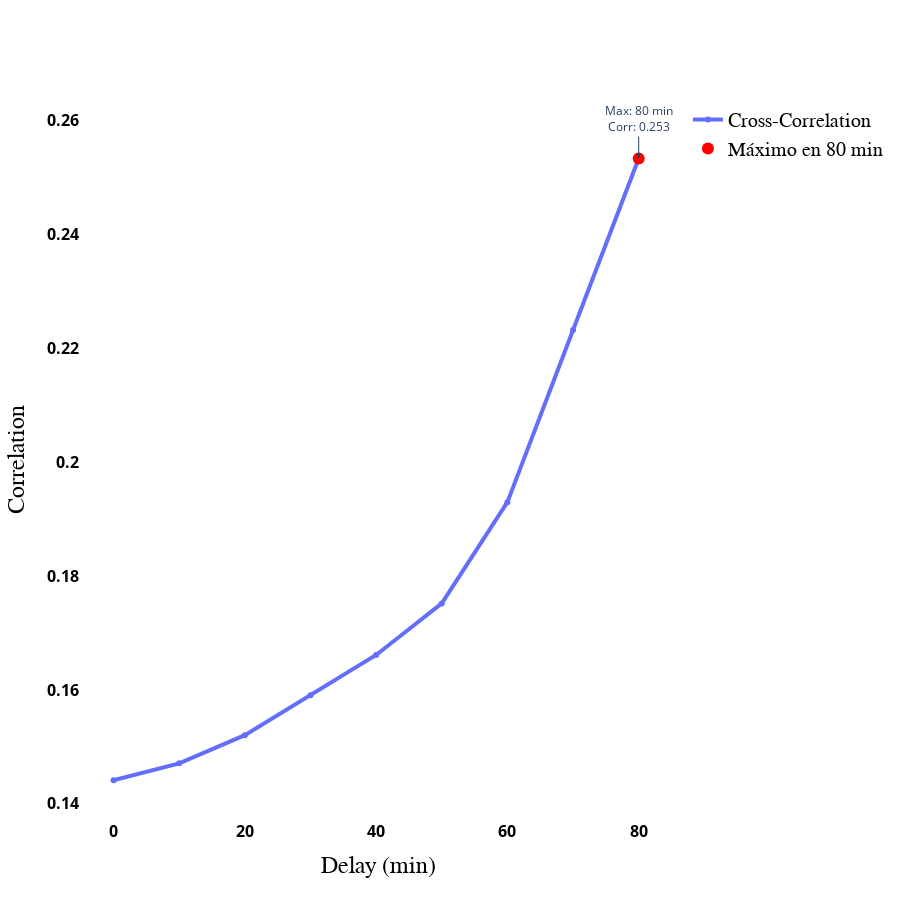

Notebook code cell kept with this figure:
### Markdown cell above
# 4. Cross-Correlation

### Code cell
# Calcular la correlación cruzada
x = merged_std['nivel_std'].values
y = merged_std['aisp_std'].values

corr = correlate(x, y, mode='full')
lags = np.arange(-len(x) + 1, len(x))

# Normalización
norm_factor = np.array([len(x) - abs(lag) for lag in lags])
corr_norm = corr / norm_factor

# Definir el rango de lags en minutos
lags_minutes = lags * 10

# Filtrar los lags entre los valores de retardo deseados
MIN_DELAY_MINUTES = 0  
MAX_DELAY_MINUTES = 80 

mask = (lags_minutes >= MIN_DELAY_MINUTES) & (lags_minutes <= MAX_DELAY_MINUTES)
lags_minutes_filtered = lags_minutes[mask]
corr_norm_filtered = corr_norm[mask]

# Encontrar el índice de la máxima correlación
best_idx = np.argmax(np.abs(corr_norm_filtered))
best_lag_minutes = lags_minutes_filtered[best_idx]
best_corr = corr_norm_filtered[best_idx]

# Crear la figura
fig = go.Figure()

# Agregar la serie de correlación cruzada
fig.add_trace(go.Scatter(
    x=lags_minutes_filtered,
    y=corr_norm_filtered,
    mode='lines+markers',
    name='Cross-Correlation',
    line=dict(width=4)  # Engrosar la línea
))

# Agregar el punto máximo de la correlación
fig.add_trace(go.Scatter(
    x=[best_lag_minutes],
    y=[best_corr],
    mode='markers',
    marker=dict(color='red', size=12),
    name=f'Máximo en {best_lag_minutes} min',
    text=[f"{best_lag_minutes} min\n{best_corr:.3f}"],
    
    
))

# Anotación para el valor máximo
fig.add_annotation(
    x=best_lag_minutes,
    y=best_corr,
    text=f"Max: {best_lag_minutes} min<br>Corr: {best_corr:.3f}",
    showarrow=True,
    arrowhead=2,
    ax=0,
    ay=-40,
    bgcolor="white"
)

# Actualizar el layout
fig.update_layout(
    xaxis_title="Delay (min)",
    yaxis_title="Correlation",
    plot_bgcolor='white',
    paper_bgcolor='white',
    autosize=False,
    width=900,  
    height=900,
    legend=dict(
        font=dict(
            family="Arial Black",  
            size=20,              
            color="black"
        )
    ),
    xaxis=dict(
        title_font=dict(size=24, family="Arial Black", color="black"),  
        tickfont=dict(size=16, color="black",weight="bold")  
    ),
    yaxis=dict(
        title_font=dict(size=24, family="Arial Black", color="black"),  
        tickfont=dict(size=16, color="black",weight="bold")  
    )
)


fig.show()

### Figure 1 — Plotly figure (JSON) as saved in the notebook; plotly's stock layout.template omitted (floating-point values rounded to 4 significant figures)
{"data": [{"line": {"width": 4}, "mode": "lines+markers", "name": "Cross-Correlation", "type": "scatter", "x": [0, 10, 20, 30, 40, 50, 60, 70, 80], "y": [0.1441, 0.1471, 0.1521, 0.1591, 0.1661, 0.1752, 0.1929, 0.2232, 0.2533]}, {"marker": {"color": "red", "size": 12}, "mode": "markers", "name": "Máximo en 80 min", "text": ["80 min\n0.253"], "type": "scatter", "x": [80], "y": [0.2533]}], "layout": {"annotations": [{"arrowhead": 2, "ax": 0, "ay": -40, "bgcolor": "white", "showarrow": true, "text": "Max: 80 min<br>Corr: 0.253", "x": 80, "y": 0.2533}], "autosize": false, "height": 900, "legend": {"font": {"color": "black", "family": "Arial Black", "size": 20}}, "paper_bgcolor": "white", "plot_bgcolor": "white", "width": 900, "xaxis": {"autorange": true, "range": [-5.226, 86.71], "tickfont": {"color": "black", "size": 16, "weight": "bold"}, "title": {"font": {"color": "black", "family": "Arial Black", "size": 24}, "text": "Delay (min)"}, "type": "linear"}, "yaxis": {"autorange": true, "range": [0.1372, 0.2632], "tickfont": {"color": "black", "size": 16, "weight": "bold"}, "title": {"font": {"color": "black", "family": "Arial Black", "size": 24}, "text": "Correlation"}, "type": "linear"}}}
